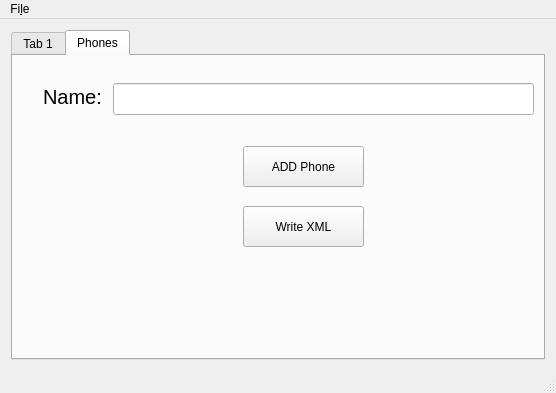
<?xml version="1.0" encoding="UTF-8"?>
<ui version="4.0">
 <class>MainWindow</class>
 <widget class="QMainWindow" name="MainWindow">
  <property name="geometry">
   <rect>
    <x>0</x>
    <y>0</y>
    <width>556</width>
    <height>393</height>
   </rect>
  </property>
  <property name="windowTitle">
   <string>MainWindow</string>
  </property>
  <widget class="QWidget" name="centralWidget">
   <layout class="QGridLayout" name="gridLayout">
    <item row="0" column="0">
     <widget class="QTabWidget" name="tabWidget">
      <property name="currentIndex">
       <number>1</number>
      </property>
      <widget class="QWidget" name="tab">
       <attribute name="title">
        <string>Tab 1</string>
       </attribute>
      </widget>
      <widget class="QWidget" name="tab_2">
       <attribute name="title">
        <string>Phones</string>
       </attribute>
       <widget class="QLabel" name="label">
        <property name="geometry">
         <rect>
          <x>30</x>
          <y>30</y>
          <width>61</width>
          <height>21</height>
         </rect>
        </property>
        <property name="font">
         <font>
          <pointsize>15</pointsize>
         </font>
        </property>
        <property name="text">
         <string>Name:</string>
        </property>
       </widget>
       <widget class="QLineEdit" name="lineEdit">
        <property name="geometry">
         <rect>
          <x>100</x>
          <y>27</y>
          <width>421</width>
          <height>32</height>
         </rect>
        </property>
       </widget>
       <widget class="QPushButton" name="btn_AddPhone">
        <property name="geometry">
         <rect>
          <x>230</x>
          <y>90</y>
          <width>121</width>
          <height>41</height>
         </rect>
        </property>
        <property name="text">
         <string>ADD Phone</string>
        </property>
       </widget>
       <widget class="QPushButton" name="btn_WriteXML">
        <property name="geometry">
         <rect>
          <x>230</x>
          <y>150</y>
          <width>121</width>
          <height>41</height>
         </rect>
        </property>
        <property name="text">
         <string>Write XML</string>
        </property>
       </widget>
      </widget>
     </widget>
    </item>
   </layout>
  </widget>
  <widget class="QMenuBar" name="menuBar">
   <property name="geometry">
    <rect>
     <x>0</x>
     <y>0</y>
     <width>556</width>
     <height>30</height>
    </rect>
   </property>
   <widget class="QMenu" name="menuFile">
    <property name="title">
     <string>Fi&amp;le</string>
    </property>
    <addaction name="actionAdd_Phone"/>
   </widget>
   <addaction name="menuFile"/>
  </widget>
  <widget class="QStatusBar" name="statusBar"/>
  <action name="actionAdd_Phone">
   <property name="text">
    <string>&amp;Add Phone</string>
   </property>
  </action>
 </widget>
 <layoutdefault spacing="6" margin="11"/>
 <resources/>
 <connections/>
</ui>
